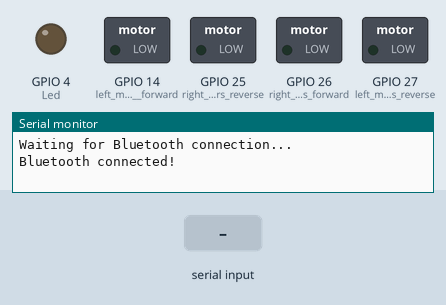
A sketch run on a simulated ESP32. On the bench: switched loads named in the sketch (green lamp = pin HIGH), output pins drawn as LEDs (lit = HIGH), the last lines printed to the serial monitor. The inputs (shaded band) are chosen by the test bench. Nothing arrives over Bluetooth unless stated.

Above: at 1.2 s.
1.3 s: "F" received over the second serial link
At 2.1 s:
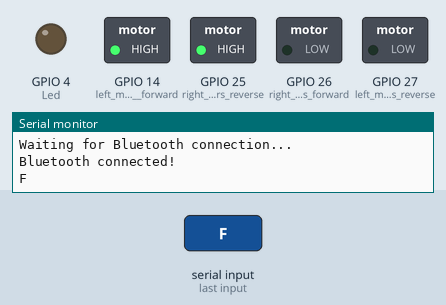
2.8 s: "B" received over the second serial link
At 3.4 s:
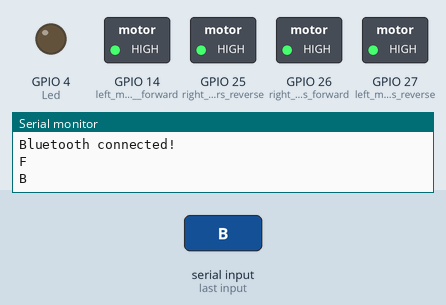
4.3 s: "W" received over the second serial link
At 4.7 s:
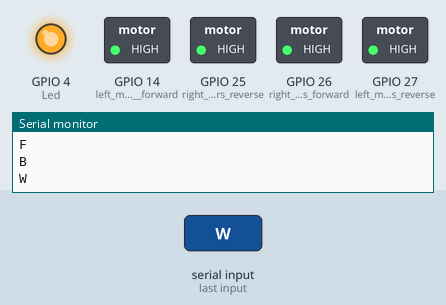
5.8 s: "S" received over the second serial link
At 7.0 s:
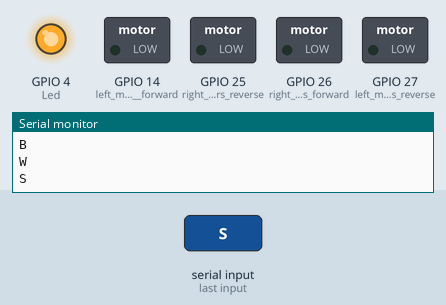
7.3 s: "L" received over the second serial link
At 8.5 s:
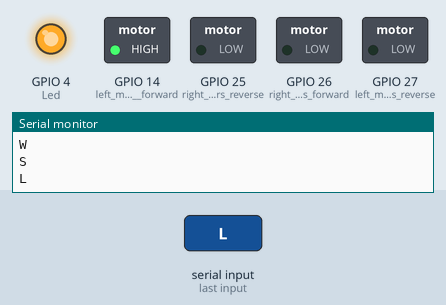
8.8 s: "R" received over the second serial link
At 9.7 s:
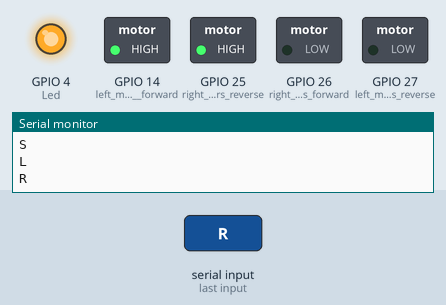
Timing chart, 0 to 11.3 s (numbered marks = the images above; inputs shaded):
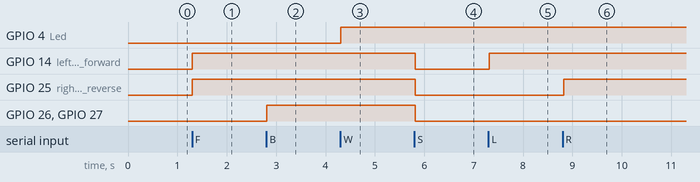

The sketch:

Bluetooth_ESP32_Rover.ino
```cpp
#include <Arduino.h>
#include "BluetoothSerial.h"
#include <vector>

BluetoothSerial SerialBT;

char t;

void setup() {
  Serial.begin(115200);

  pinMode(14,OUTPUT);   //left motors  forward
  pinMode(27,OUTPUT);   //left motors reverse
  pinMode(26,OUTPUT);   //right  motors forward
  pinMode(25,OUTPUT);   //right motors reverse
  pinMode(4,OUTPUT);   //Led

  SerialBT.begin("HAVE_FUN"); // Bluetooth device name

  // Wait for a connection from the joystick app
  Serial.println("Waiting for Bluetooth connection...");
  while (!SerialBT.connected())
  {
    delay(1000);
    Serial.println("Still waiting...");
  }
  Serial.println("Bluetooth connected!");
}

void loop() {
if (SerialBT.available()){
  t = SerialBT.read();
  Serial.println(t);
}

if(t == 'F'){            //move  forward(all motors rotate in forward direction)
  digitalWrite(14,HIGH);
  digitalWrite(25,HIGH);
}

else if(t == 'B'){      //move reverse (all  motors rotate in reverse direction)
  digitalWrite(27,HIGH);
  digitalWrite(26,HIGH);
}

else if(t == 'L'){      //turn right (left side motors rotate in forward direction,  right side motors doesn't rotate)
  digitalWrite(14,HIGH);
}

else  if(t == 'R'){      //turn left (right side motors rotate in forward direction, left  side motors doesn't rotate)
  digitalWrite(25,HIGH);
}

else if(t == 'C'){      // CLOCKWISE
  digitalWrite(14,HIGH);
  digitalWrite(26,HIGH);
}

else  if(t == 'A'){    // ANTI-CLOCKWISE
  digitalWrite(25,HIGH);
  digitalWrite(27,HIGH);
}

else if(t ==  'W'){    //turn led on or off)
  digitalWrite(4,HIGH);
}
else if(t == 'w'){
  digitalWrite(4,LOW);
}

else if(t == 'S'){      //STOP (all motors stop)
  digitalWrite(14,LOW);
  digitalWrite(27,LOW);
  digitalWrite(25,LOW);
  digitalWrite(26,LOW);
}
delay(50);
}
```

Measured:
- after the input at 1.3 s, GPIO 14 (left_motors__forward), GPIO 25 (right_motors_reverse): LOW → HIGH at once
- after the input at 2.8 s, GPIO 26 (right__motors_forward), GPIO 27 (left_motors_reverse): LOW → HIGH at once
- after the input at 4.3 s, GPIO 4 (Led): LOW → HIGH at once
- after the input at 5.8 s, GPIO 14 (left_motors__forward), GPIO 25 (right_motors_reverse), GPIO 26 (right__motors_forward), GPIO 27 (left_motors_reverse): HIGH → LOW at once
- after the input at 7.3 s, GPIO 14 (left_motors__forward): LOW → HIGH at once
- after the input at 8.8 s, GPIO 25 (right_motors_reverse): LOW → HIGH at once
